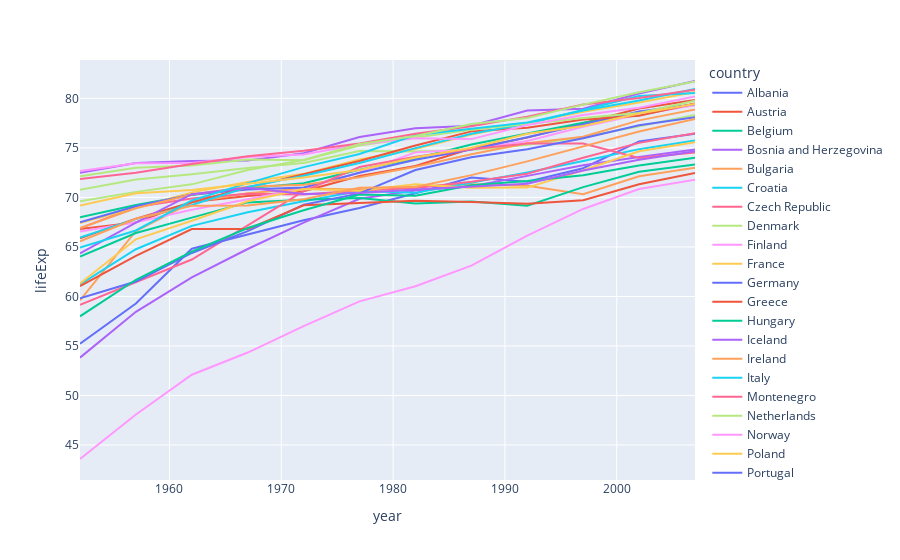

The cell this chart's notebook holds for it:
### Code cell
fig = px.line(europe, x='year', y='lifeExp', color='country')
fig.show()

### Figure 1 — Plotly figure (JSON) as saved in the notebook; plotly's stock layout.template omitted (floating-point values rounded to 4 significant figures)
{"data": [{"hovertemplate": "country=Albania<br>year=%{x}<br>lifeExp=%{y}<extra></extra>", "legendgroup": "Albania", "line": {"color": "#636efa", "dash": "solid"}, "marker": {"symbol": "circle"}, "mode": "lines", "name": "Albania", "orientation": "v", "showlegend": true, "type": "scatter", "x": [1952, 1957, 1962, 1967, 1972, 1977, 1982, 1987, 1992, 1997, 2002, 2007], "xaxis": "x", "y": [55.23, 59.28, 64.82, 66.22, 67.69, 68.93, 70.42, 72, 71.58, 72.95, 75.65, 76.42], "yaxis": "y"}, {"hovertemplate": "country=Austria<br>year=%{x}<br>lifeExp=%{y}<extra></extra>", "legendgroup": "Austria", "line": {"color": "#EF553B", "dash": "solid"}, "marker": {"symbol": "circle"}, "mode": "lines", "name": "Austria", "orientation": "v", "showlegend": true, "type": "scatter", "x": [1952, 1957, 1962, 1967, 1972, 1977, 1982, 1987, 1992, 1997, 2002, 2007], "xaxis": "x", "y": [66.8, 67.48, 69.54, 70.14, 70.63, 72.17, 73.18, 74.94, 76.04, 77.51, 78.98, 79.83], "yaxis": "y"}, {"hovertemplate": "country=Belgium<br>year=%{x}<br>lifeExp=%{y}<extra></extra>", "legendgroup": "Belgium", "line": {"color": "#00cc96", "dash": "solid"}, "marker": {"symbol": "circle"}, "mode": "lines", "name": "Belgium", "orientation": "v", "showlegend": true, "type": "scatter", "x": [1952, 1957, 1962, 1967, 1972, 1977, 1982, 1987, 1992, 1997, 2002, 2007], "xaxis": "x", "y": [68, 69.24, 70.25, 70.94, 71.44, 72.8, 73.93, 75.35, 76.46, 77.53, 78.32, 79.44], "yaxis": "y"}, {"hovertemplate": "country=Bosnia and Herzegovina<br>year=%{x}<br>lifeExp=%{y}<extra></extra>", "legendgroup": "Bosnia and Herzegovina", "line": {"color": "#ab63fa", "dash": "solid"}, "marker": {"symbol": "circle"}, "mode": "lines", "name": "Bosnia and Herzegovina", "orientation": "v", "showlegend": true, "type": "scatter", "x": [1952, 1957, 1962, 1967, 1972, 1977, 1982, 1987, 1992, 1997, 2002, 2007], "xaxis": "x", "y": [53.82, 58.45, 61.93, 64.79, 67.45, 69.86, 70.69, 71.14, 72.18, 73.24, 74.09, 74.85], "yaxis": "y"}, {"hovertemplate": "country=Bulgaria<br>year=%{x}<br>lifeExp=%{y}<extra></extra>", "legendgroup": "Bulgaria", "line": {"color": "#FFA15A", "dash": "solid"}, "marker": {"symbol": "circle"}, "mode": "lines", "name": "Bulgaria", "orientation": "v", "showlegend": true, "type": "scatter", "x": [1952, 1957, 1962, 1967, 1972, 1977, 1982, 1987, 1992, 1997, 2002, 2007], "xaxis": "x", "y": [59.6, 66.61, 69.51, 70.42, 70.9, 70.81, 71.08, 71.34, 71.19, 70.32, 72.14, 73.0], "yaxis": "y"}, {"hovertemplate": "country=Croatia<br>year=%{x}<br>lifeExp=%{y}<extra></extra>", "legendgroup": "Croatia", "line": {"color": "#19d3f3", "dash": "solid"}, "marker": {"symbol": "circle"}, "mode": "lines", "name": "Croatia", "orientation": "v", "showlegend": true, "type": "scatter", "x": [1952, 1957, 1962, 1967, 1972, 1977, 1982, 1987, 1992, 1997, 2002, 2007], "xaxis": "x", "y": [61.21, 64.77, 67.13, 68.5, 69.61, 70.64, 70.46, 71.52, 72.53, 73.68, 74.88, 75.75], "yaxis": "y"}, {"hovertemplate": "country=Czech Republic<br>year=%{x}<br>lifeExp=%{y}<extra></extra>", "legendgroup": "Czech Republic", "line": {"color": "#FF6692", "dash": "solid"}, "marker": {"symbol": "circle"}, "mode": "lines", "name": "Czech Republic", "orientation": "v", "showlegend": true, "type": "scatter", "x": [1952, 1957, 1962, 1967, 1972, 1977, 1982, 1987, 1992, 1997, 2002, 2007], "xaxis": "x", "y": [66.87, 69.03, 69.9, 70.38, 70.29, 70.71, 70.96, 71.58, 72.4, 74.01, 75.51, 76.49], "yaxis": "y"}, {"hovertemplate": "country=Denmark<br>year=%{x}<br>lifeExp=%{y}<extra></extra>", "legendgroup": "Denmark", "line": {"color": "#B6E880", "dash": "solid"}, "marker": {"symbol": "circle"}, "mode": "lines", "name": "Denmark", "orientation": "v", "showlegend": true, "type": "scatter", "x": [1952, 1957, 1962, 1967, 1972, 1977, 1982, 1987, 1992, 1997, 2002, 2007], "xaxis": "x", "y": [70.78, 71.81, 72.35, 72.96, 73.47, 74.69, 74.63, 74.8, 75.33, 76.11, 77.18, 78.33], "yaxis": "y"}, {"hovertemplate": "country=Finland<br>year=%{x}<br>lifeExp=%{y}<extra></extra>", "legendgroup": "Finland", "line": {"color": "#FF97FF", "dash": "solid"}, "marker": {"symbol": "circle"}, "mode": "lines", "name": "Finland", "orientation": "v", "showlegend": true, "type": "scatter", "x": [1952, 1957, 1962, 1967, 1972, 1977, 1982, 1987, 1992, 1997, 2002, 2007], "xaxis": "x", "y": [66.55, 67.49, 68.75, 69.83, 70.87, 72.52, 74.55, 74.83, 75.7, 77.13, 78.37, 79.31], "yaxis": "y"}, {"hovertemplate": "country=France<br>year=%{x}<br>lifeExp=%{y}<extra></extra>", "legendgroup": "France", "line": {"color": "#FECB52", "dash": "solid"}, "marker": {"symbol": "circle"}, "mode": "lines", "name": "France", "orientation": "v", "showlegend": true, "type": "scatter", "x": [1952, 1957, 1962, 1967, 1972, 1977, 1982, 1987, 1992, 1997, 2002, 2007], "xaxis": "x", "y": [67.41, 68.93, 70.51, 71.55, 72.38, 73.83, 74.89, 76.34, 77.46, 78.64, 79.59, 80.66], "yaxis": "y"}, {"hovertemplate": "country=Germany<br>year=%{x}<br>lifeExp=%{y}<extra></extra>", "legendgroup": "Germany", "line": {"color": "#636efa", "dash": "solid"}, "marker": {"symbol": "circle"}, "mode": "lines", "name": "Germany", "orientation": "v", "showlegend": true, "type": "scatter", "x": [1952, 1957, 1962, 1967, 1972, 1977, 1982, 1987, 1992, 1997, 2002, 2007], "xaxis": "x", "y": [67.5, 69.1, 70.3, 70.8, 71, 72.5, 73.8, 74.85, 76.07, 77.34, 78.67, 79.41], "yaxis": "y"}, {"hovertemplate": "country=Greece<br>year=%{x}<br>lifeExp=%{y}<extra></extra>", "legendgroup": "Greece", "line": {"color": "#EF553B", "dash": "solid"}, "marker": {"symbol": "circle"}, "mode": "lines", "name": "Greece", "orientation": "v", "showlegend": true, "type": "scatter", "x": [1952, 1957, 1962, 1967, 1972, 1977, 1982, 1987, 1992, 1997, 2002, 2007], "xaxis": "x", "y": [65.86, 67.86, 69.51, 71, 72.34, 73.68, 75.24, 76.67, 77.03, 77.87, 78.26, 79.48], "yaxis": "y"}, {"hovertemplate": "country=Hungary<br>year=%{x}<br>lifeExp=%{y}<extra></extra>", "legendgroup": "Hungary", "line": {"color": "#00cc96", "dash": "solid"}, "marker": {"symbol": "circle"}, "mode": "lines", "name": "Hungary", "orientation": "v", "showlegend": true, "type": "scatter", "x": [1952, 1957, 1962, 1967, 1972, 1977, 1982, 1987, 1992, 1997, 2002, 2007], "xaxis": "x", "y": [64.03, 66.41, 67.96, 69.5, 69.76, 69.95, 69.39, 69.58, 69.17, 71.04, 72.59, 73.34], "yaxis": "y"}, {"hovertemplate": "country=Iceland<br>year=%{x}<br>lifeExp=%{y}<extra></extra>", "legendgroup": "Iceland", "line": {"color": "#ab63fa", "dash": "solid"}, "marker": {"symbol": "circle"}, "mode": "lines", "name": "Iceland", "orientation": "v", "showlegend": true, "type": "scatter", "x": [1952, 1957, 1962, 1967, 1972, 1977, 1982, 1987, 1992, 1997, 2002, 2007], "xaxis": "x", "y": [72.49, 73.47, 73.68, 73.73, 74.46, 76.11, 76.99, 77.23, 78.77, 78.95, 80.5, 81.76], "yaxis": "y"}, {"hovertemplate": "country=Ireland<br>year=%{x}<br>lifeExp=%{y}<extra></extra>", "legendgroup": "Ireland", "line": {"color": "#FFA15A", "dash": "solid"}, "marker": {"symbol": "circle"}, "mode": "lines", "name": "Ireland", "orientation": "v", "showlegend": true, "type": "scatter", "x": [1952, 1957, 1962, 1967, 1972, 1977, 1982, 1987, 1992, 1997, 2002, 2007], "xaxis": "x", "y": [66.91, 68.9, 70.29, 71.08, 71.28, 72.03, 73.1, 74.36, 75.47, 76.12, 77.78, 78.89], "yaxis": "y"}, {"hovertemplate": "country=Italy<br>year=%{x}<br>lifeExp=%{y}<extra></extra>", "legendgroup": "Italy", "line": {"color": "#19d3f3", "dash": "solid"}, "marker": {"symbol": "circle"}, "mode": "lines", "name": "Italy", "orientation": "v", "showlegend": true, "type": "scatter", "x": [1952, 1957, 1962, 1967, 1972, 1977, 1982, 1987, 1992, 1997, 2002, 2007], "xaxis": "x", "y": [65.94, 67.81, 69.24, 71.06, 72.19, 73.48, 74.98, 76.42, 77.44, 78.82, 80.24, 80.55], "yaxis": "y"}, {"hovertemplate": "country=Montenegro<br>year=%{x}<br>lifeExp=%{y}<extra></extra>", "legendgroup": "Montenegro", "line": {"color": "#FF6692", "dash": "solid"}, "marker": {"symbol": "circle"}, "mode": "lines", "name": "Montenegro", "orientation": "v", "showlegend": true, "type": "scatter", "x": [1952, 1957, 1962, 1967, 1972, 1977, 1982, 1987, 1992, 1997, 2002, 2007], "xaxis": "x", "y": [59.16, 61.45, 63.73, 67.18, 70.64, 73.07, 74.1, 74.86, 75.44, 75.44, 73.98, 74.54], "yaxis": "y"}, {"hovertemplate": "country=Netherlands<br>year=%{x}<br>lifeExp=%{y}<extra></extra>", "legendgroup": "Netherlands", "line": {"color": "#B6E880", "dash": "solid"}, "marker": {"symbol": "circle"}, "mode": "lines", "name": "Netherlands", "orientation": "v", "showlegend": true, "type": "scatter", "x": [1952, 1957, 1962, 1967, 1972, 1977, 1982, 1987, 1992, 1997, 2002, 2007], "xaxis": "x", "y": [72.13, 72.99, 73.23, 73.82, 73.75, 75.24, 76.05, 76.83, 77.42, 78.03, 78.53, 79.76], "yaxis": "y"}, {"hovertemplate": "country=Norway<br>year=%{x}<br>lifeExp=%{y}<extra></extra>", "legendgroup": "Norway", "line": {"color": "#FF97FF", "dash": "solid"}, "marker": {"symbol": "circle"}, "mode": "lines", "name": "Norway", "orientation": "v", "showlegend": true, "type": "scatter", "x": [1952, 1957, 1962, 1967, 1972, 1977, 1982, 1987, 1992, 1997, 2002, 2007], "xaxis": "x", "y": [72.67, 73.44, 73.47, 74.08, 74.34, 75.37, 75.97, 75.89, 77.32, 78.32, 79.05, 80.2], "yaxis": "y"}, {"hovertemplate": "country=Poland<br>year=%{x}<br>lifeExp=%{y}<extra></extra>", "legendgroup": "Poland", "line": {"color": "#FECB52", "dash": "solid"}, "marker": {"symbol": "circle"}, "mode": "lines", "name": "Poland", "orientation": "v", "showlegend": true, "type": "scatter", "x": [1952, 1957, 1962, 1967, 1972, 1977, 1982, 1987, 1992, 1997, 2002, 2007], "xaxis": "x", "y": [61.31, 65.77, 67.64, 69.61, 70.85, 70.67, 71.32, 70.98, 70.99, 72.75, 74.67, 75.56], "yaxis": "y"}, {"hovertemplate": "country=Portugal<br>year=%{x}<br>lifeExp=%{y}<extra></extra>", "legendgroup": "Portugal", "line": {"color": "#636efa", "dash": "solid"}, "marker": {"symbol": "circle"}, "mode": "lines", "name": "Portugal", "orientation": "v", "showlegend": true, "type": "scatter", "x": [1952, 1957, 1962, 1967, 1972, 1977, 1982, 1987, 1992, 1997, 2002, 2007], "xaxis": "x", "y": [59.82, 61.51, 64.39, 66.6, 69.26, 70.41, 72.77, 74.06, 74.86, 75.97, 77.29, 78.1], "yaxis": "y"}, {"hovertemplate": "country=Romania<br>year=%{x}<br>lifeExp=%{y}<extra></extra>", "legendgroup": "Romania", "line": {"color": "#EF553B", "dash": "solid"}, "marker": {"symbol": "circle"}, "mode": "lines", "name": "Romania", "orientation": "v", "showlegend": true, "type": "scatter", "x": [1952, 1957, 1962, 1967, 1972, 1977, 1982, 1987, 1992, 1997, 2002, 2007], "xaxis": "x", "y": [61.05, 64.1, 66.8, 66.8, 69.21, 69.46, 69.66, 69.53, 69.36, 69.72, 71.32, 72.48], "yaxis": "y"}, {"hovertemplate": "country=Serbia<br>year=%{x}<br>lifeExp=%{y}<extra></extra>", "legendgroup": "Serbia", "line": {"color": "#00cc96", "dash": "solid"}, "marker": {"symbol": "circle"}, "mode": "lines", "name": "Serbia", "orientation": "v", "showlegend": true, "type": "scatter", "x": [1952, 1957, 1962, 1967, 1972, 1977, 1982, 1987, 1992, 1997, 2002, 2007], "xaxis": "x", "y": [58.0, 61.69, 64.53, 66.91, 68.7, 70.3, 70.16, 71.22, 71.66, 72.23, 73.21, 74.0], "yaxis": "y"}, {"hovertemplate": "country=Slovak Republic<br>year=%{x}<br>lifeExp=%{y}<extra></extra>", "legendgroup": "Slovak Republic", "line": {"color": "#ab63fa", "dash": "solid"}, "marker": {"symbol": "circle"}, "mode": "lines", "name": "Slovak Republic", "orientation": "v", "showlegend": true, "type": "scatter", "x": [1952, 1957, 1962, 1967, 1972, 1977, 1982, 1987, 1992, 1997, 2002, 2007], "xaxis": "x", "y": [64.36, 67.45, 70.33, 70.98, 70.35, 70.45, 70.8, 71.08, 71.38, 72.71, 73.8, 74.66], "yaxis": "y"}, {"hovertemplate": "country=Slovenia<br>year=%{x}<br>lifeExp=%{y}<extra></extra>", "legendgroup": "Slovenia", "line": {"color": "#FFA15A", "dash": "solid"}, "marker": {"symbol": "circle"}, "mode": "lines", "name": "Slovenia", "orientation": "v", "showlegend": true, "type": "scatter", "x": [1952, 1957, 1962, 1967, 1972, 1977, 1982, 1987, 1992, 1997, 2002, 2007], "xaxis": "x", "y": [65.57, 67.85, 69.15, 69.18, 69.82, 70.97, 71.06, 72.25, 73.64, 75.13, 76.66, 77.93], "yaxis": "y"}, {"hovertemplate": "country=Spain<br>year=%{x}<br>lifeExp=%{y}<extra></extra>", "legendgroup": "Spain", "line": {"color": "#19d3f3", "dash": "solid"}, "marker": {"symbol": "circle"}, "mode": "lines", "name": "Spain", "orientation": "v", "showlegend": true, "type": "scatter", "x": [1952, 1957, 1962, 1967, 1972, 1977, 1982, 1987, 1992, 1997, 2002, 2007], "xaxis": "x", "y": [64.94, 66.66, 69.69, 71.44, 73.06, 74.39, 76.3, 76.9, 77.57, 78.77, 79.78, 80.94], "yaxis": "y"}, {"hovertemplate": "country=Sweden<br>year=%{x}<br>lifeExp=%{y}<extra></extra>", "legendgroup": "Sweden", "line": {"color": "#FF6692", "dash": "solid"}, "marker": {"symbol": "circle"}, "mode": "lines", "name": "Sweden", "orientation": "v", "showlegend": true, "type": "scatter", "x": [1952, 1957, 1962, 1967, 1972, 1977, 1982, 1987, 1992, 1997, 2002, 2007], "xaxis": "x", "y": [71.86, 72.49, 73.37, 74.16, 74.72, 75.44, 76.42, 77.19, 78.16, 79.39, 80.04, 80.88], "yaxis": "y"}, {"hovertemplate": "country=Switzerland<br>year=%{x}<br>lifeExp=%{y}<extra></extra>", "legendgroup": "Switzerland", "line": {"color": "#B6E880", "dash": "solid"}, "marker": {"symbol": "circle"}, "mode": "lines", "name": "Switzerland", "orientation": "v", "showlegend": true, "type": "scatter", "x": [1952, 1957, 1962, 1967, 1972, 1977, 1982, 1987, 1992, 1997, 2002, 2007], "xaxis": "x", "y": [69.62, 70.56, 71.32, 72.77, 73.78, 75.39, 76.21, 77.41, 78.03, 79.37, 80.62, 81.7], "yaxis": "y"}, {"hovertemplate": "country=Turkey<br>year=%{x}<br>lifeExp=%{y}<extra></extra>", "legendgroup": "Turkey", "line": {"color": "#FF97FF", "dash": "solid"}, "marker": {"symbol": "circle"}, "mode": "lines", "name": "Turkey", "orientation": "v", "showlegend": true, "type": "scatter", "x": [1952, 1957, 1962, 1967, 1972, 1977, 1982, 1987, 1992, 1997, 2002, 2007], "xaxis": "x", "y": [43.59, 48.08, 52.1, 54.34, 57.01, 59.51, 61.04, 63.11, 66.15, 68.83, 70.84, 71.78], "yaxis": "y"}, {"hovertemplate": "country=United Kingdom<br>year=%{x}<br>lifeExp=%{y}<extra></extra>", "legendgroup": "United Kingdom", "line": {"color": "#FECB52", "dash": "solid"}, "marker": {"symbol": "circle"}, "mode": "lines", "name": "United Kingdom", "orientation": "v", "showlegend": true, "type": "scatter", "x": [1952, 1957, 1962, 1967, 1972, 1977, 1982, 1987, 1992, 1997, 2002, 2007], "xaxis": "x", "y": [69.18, 70.42, 70.76, 71.36, 72.01, 72.76, 74.04, 75.01, 76.42, 77.22, 78.47, 79.42], "yaxis": "y"}], "layout": {"legend": {"title": {"text": "country"}, "tracegroupgap": 0}, "margin": {"t": 60}, "xaxis": {"anchor": "y", "domain": [0, 1], "title": {"text": "year"}}, "yaxis": {"anchor": "x", "domain": [0, 1], "title": {"text": "lifeExp"}}}}
